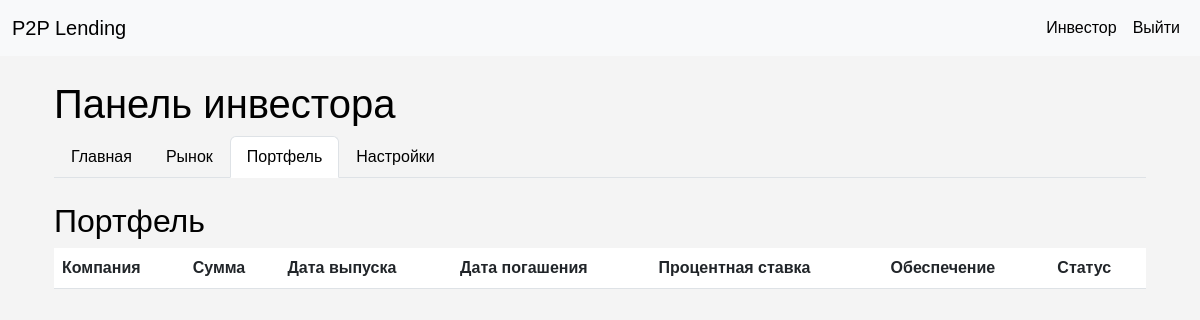
The app's page /investor/portfolio (signed in), older data.
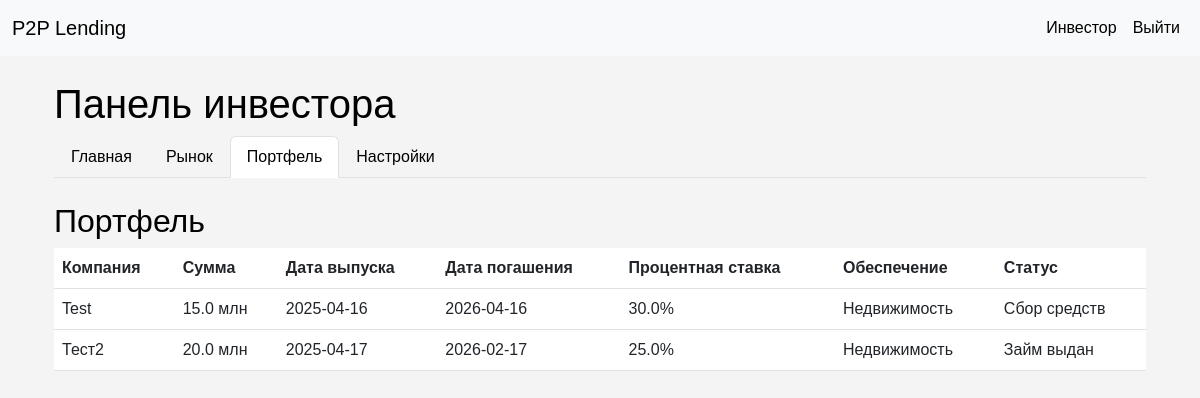
The same page, newer data.
### tables this page shows
CREATE TABLE investments (
                 id INTEGER PRIMARY KEY AUTOINCREMENT,
                 investor_id INTEGER,
                 loan_id INTEGER,
                 amount REAL NOT NULL,
                 investment_date TEXT NOT NULL,
                 FOREIGN KEY (investor_id) REFERENCES users(id),
                 FOREIGN KEY (loan_id) REFERENCES loans(id)
                 );

CREATE TABLE loans (
                 id INTEGER PRIMARY KEY AUTOINCREMENT,
                 user_id INTEGER,
                 amount REAL NOT NULL,
                 term INTEGER NOT NULL,
                 company_name TEXT NOT NULL,
                 description TEXT NOT NULL,
                 file_path TEXT,
                 status TEXT DEFAULT 'pending', issue_date TEXT, maturity_date TEXT, collateral TEXT,
                 FOREIGN KEY (user_id) REFERENCES users(id)
                 );

CREATE TABLE investment_offers (
                 id INTEGER PRIMARY KEY AUTOINCREMENT,
                 loan_id INTEGER,
                 amount REAL NOT NULL,
                 term INTEGER NOT NULL,
                 interest_rate REAL NOT NULL,
                 FOREIGN KEY (loan_id) REFERENCES loans(id)
                 );

### app.py (the view)
@app.route('/investor/portfolio')
@login_required
def investor_portfolio():
    if current_user.user_type != 'investor':
        flash('Доступ только для инвесторов.', 'error')
        return redirect(url_for('index'))
    portfolio = get_investor_portfolio(current_user.id)
    return render_template('investor.html', active_tab='portfolio', portfolio=portfolio)

### app.py (called while the page is built)
@login_manager.user_loader
def load_user(user_id):
    conn = sqlite3.connect('p2p_lending.db')
    c = conn.cursor()
    c.execute('SELECT id, email, user_type FROM users WHERE id = ?', (user_id,))
    user = c.fetchone()
    conn.close()
    if user:
        return User(user[0], user[1], user[2])
    return None

### database.py (called while the page is built)
def get_investor_portfolio(investor_id):
    conn = sqlite3.connect('p2p_lending.db', timeout=30.0)
    c = conn.cursor()
    c.execute('''SELECT l.company_name, i.amount, COALESCE(l.issue_date, 'Не указано'),
                 COALESCE(l.maturity_date, 'Не указано'), io.interest_rate, COALESCE(l.collateral, 'Отсутствует'),
                 l.status
                 FROM investments i
                 JOIN loans l ON i.loan_id = l.id
                 JOIN investment_offers io ON l.id = io.loan_id
                 WHERE i.investor_id = ? AND l.status IN ("accepted", "issued", "pending_approval")''', (investor_id,))
    investments = c.fetchall()
    conn.close()
    return [{'company_name': inv[0], 'amount': inv[1], 'issue_date': inv[2],
             'maturity_date': inv[3], 'interest_rate': inv[4], 'collateral': inv[5],
             'status': inv[6]} for inv in investments]

### templates/investor.html (shortened to what this page needs)
{% extends "base.html" %}
{% block content %}
<div class="container mt-4">
    <h1>Панель инвестора</h1>
    <ul class="nav nav-tabs mb-4">
        <li class="nav-item">
            <a class="nav-link {% if active_tab == 'home' %}active{% endif %}" href="{{ url_for('investor_home') }}">Главная</a>
        </li>
        <li class="nav-item">
            <a class="nav-link {% if active_tab == 'market' %}active{% endif %}" href="{{ url_for('investor_market') }}">Рынок</a>
        </li>
        <li class="nav-item">
            <a class="nav-link {% if active_tab == 'portfolio' %}active{% endif %}" href="{{ url_for('investor_portfolio') }}">Портфель</a>
        </li>
        <li class="nav-item">
            <a class="nav-link {% if active_tab == 'settings' %}active{% endif %}" href="{{ url_for('investor_settings') }}">Настройки</a>
        </li>
    </ul>
    {% if active_tab == 'home' %}
        <h2>Обзор</h2>
        <p><strong>Общая сумма инвестиций:</strong> {{ summary.total_invested }} млн</p>
        <p><strong>Количество займов:</strong> {{ summary.loan_count }}</p>
        <p><strong>Баланс счёта:</strong> {{ balance }} млн</p>
        <a href="{{ url_for('deposit') }}" class="btn btn-success">Пополнить счёт</a>
        <a href="{{ url_for('withdraw') }}" class="btn btn-danger">Вывести средства</a>
        <h3 class="mt-4">История транзакций</h3>
        <table class="table">
            <thead>
                <tr>
                    <th>Сумма</th>
                    <th>Тип</th>
                    <th>Метод</th>
                    <th>Дата</th>
                </tr>
            </thead>
            <tbody>
                {% for transaction in transactions %}
                <tr>
                    <td>{{ transaction.amount }} млн</td>
                    <td>
                        {% if transaction.type == 'deposit' %}
                            Пополнение
                        {% elif transaction.type == 'withdrawal' %}
                            Вывод
                        {% elif transaction.type == 'investment' %}
                            Инвестиция
                        {% endif %}
                    </td>
                    <td>{{ transaction.method }}</td>
                    <td>{{ transaction.date }}</td>
                </tr>
                {% endfor %}
            </tbody>
        </table>
    {% elif active_tab == 'portfolio' %}
        <h2>Портфель</h2>
        <table class="table">
            <thead>
                <tr>
                    <th>Компания</th>
                    <th>Сумма</th>
                    <th>Дата выпуска</th>
                    <th>Дата погашения</th>
                    <th>Процентная ставка</th>
                    <th>Обеспечение</th>
                    <th>Статус</th>
                </tr>
            </thead>
            <tbody>
                {% for investment in portfolio %}
                <tr>
                    <td>{{ investment.company_name }}</td>
                    <td>{{ investment.amount }} млн</td>
                    <td>{{ investment.issue_date }}</td>
                    <td>{{ investment.maturity_date }}</td>
                    <td>{{ investment.interest_rate }}%</td>
                    <td>{{ investment.collateral }}</td>
                    <td>
                        {% if investment.status == 'accepted' %}
                            Сбор средств
                        {% elif investment.status == 'issued' %}
                            Займ выдан
                        {% endif %}
                    </td>
                </tr>
                {% endfor %}
            </tbody>
        </table>
    {% endif %}
</div>
{% endblock %}

Row changes from the older to the newer data that the page shows:
added investments: company_name "Test", amount "15.0", issue_date "2025-04-16", maturity_date "2026-04-16", interest_rate "30.0", collateral "Недвижимость", shows "Сбор средств"
added investments: company_name "Тест2", amount "20.0", issue_date "2025-04-17", maturity_date "2026-02-17", interest_rate "25.0", collateral "Недвижимость", shows "Займ выдан"
